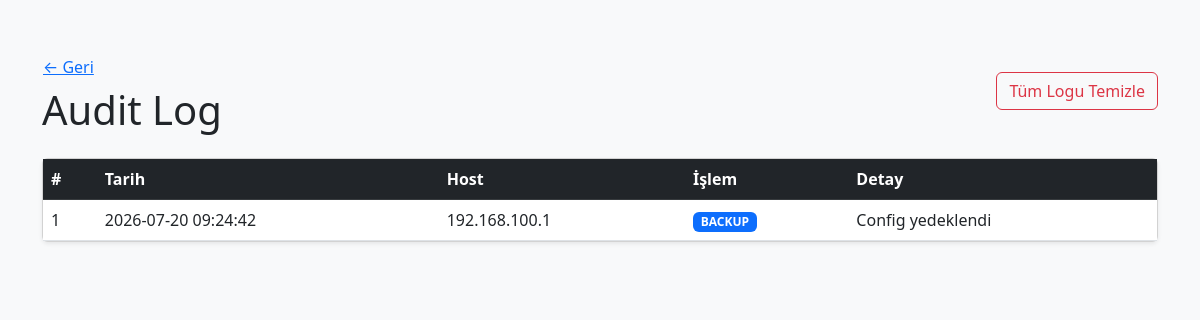
The app's page /audit (signed in) with its own data.
### tables this page shows
CREATE TABLE audit_log (
            id INTEGER PRIMARY KEY AUTOINCREMENT,
            tarih TEXT,
            host TEXT,
            islem TEXT,
            detay TEXT,
            user_id INTEGER
        );

### app.py (the view)
@app.route('/audit')
@login_required
def audit():
    logs = log_listele(current_user.id)
    return render_template('audit.html', logs=logs)

### app.py (called while the page is built)
@login_manager.user_loader
def load_user(user_id):
    import sqlite3
    conn = sqlite3.connect("audit.db")
    c = conn.cursor()
    c.execute("SELECT * FROM users WHERE id = ?", (user_id,))
    user = c.fetchone()
    conn.close()
    if user:
        return User(user[0], user[1], user[3])
    return None

### database.py (called while the page is built)
def _get_conn():
    return sqlite3.connect(DB_FILE)

def log_listele(user_id=None):
    conn = _get_conn()
    c = conn.cursor()
    if user_id:
        c.execute(
            "SELECT * FROM audit_log WHERE user_id = ? ORDER BY id DESC",
            (user_id,)
        )
    else:
        c.execute("SELECT * FROM audit_log ORDER BY id DESC")
    rows = c.fetchall()
    conn.close()
    return rows

### templates/audit.html (shortened to what this page needs)
<!DOCTYPE html>
<html lang="tr">
<head>
    <link href="https://cdn.jsdelivr.net/npm/bootstrap@5.3.0/dist/css/bootstrap.min.css" rel="stylesheet">
</head>
<body class="bg-light">
    <div class="container py-5">
        <div class="d-flex justify-content-between align-items-center mb-4">
            <div>
                <a href="/" class="btn btn-link ps-0">← Geri</a>
                <h1 class="mb-0"> Audit Log</h1>
            </div>
            {% if logs %}
            <button class="btn btn-outline-danger"
                onclick="temizleOnay()"> Tüm Logu Temizle</button>
            {% endif %}
        </div>
        <div class="card shadow-sm">
            <div class="card-body p-0">
                <table class="table table-hover mb-0">
                    <thead class="table-dark">
                        <tr>
                            <th>#</th>
                            <th>Tarih</th>
                            <th>Host</th>
                            <th>İşlem</th>
                            <th>Detay</th>
                        </tr>
                    </thead>
                    <tbody>
                        {% for log in logs %}
                        <tr>
                            <td>{{ log[0] }}</td>
                            <td>{{ log[1] }}</td>
                            <td>{{ log[2] }}</td>
                            <td>
                                {% if log[3] == "BACKUP" %}
                                    <span class="badge bg-primary">{{ log[3] }}</span>
                                {% elif log[3] == "CONFIG DIFF" %}
                                    <span class="badge bg-warning text-dark">{{ log[3] }}</span>
                                {% else %}
                                    <span class="badge bg-secondary">{{ log[3] }}</span>
                                {% endif %}
                            </td>
                            <td>{{ log[4] }}</td>
                        </tr>
                        {% else %}
                        <tr><td colspan="5" class="text-center text-muted py-4">Henüz kayıt yok</td></tr>
                        {% endfor %}
                    </tbody>
                </table>
            </div>
        </div>
    </div>
</body>
</html>

### records on screen
audit_log: id "1", tarih "2026-07-20 09:24:42", host "192.168.100.1", islem "BACKUP", detay "Config yedeklendi"
